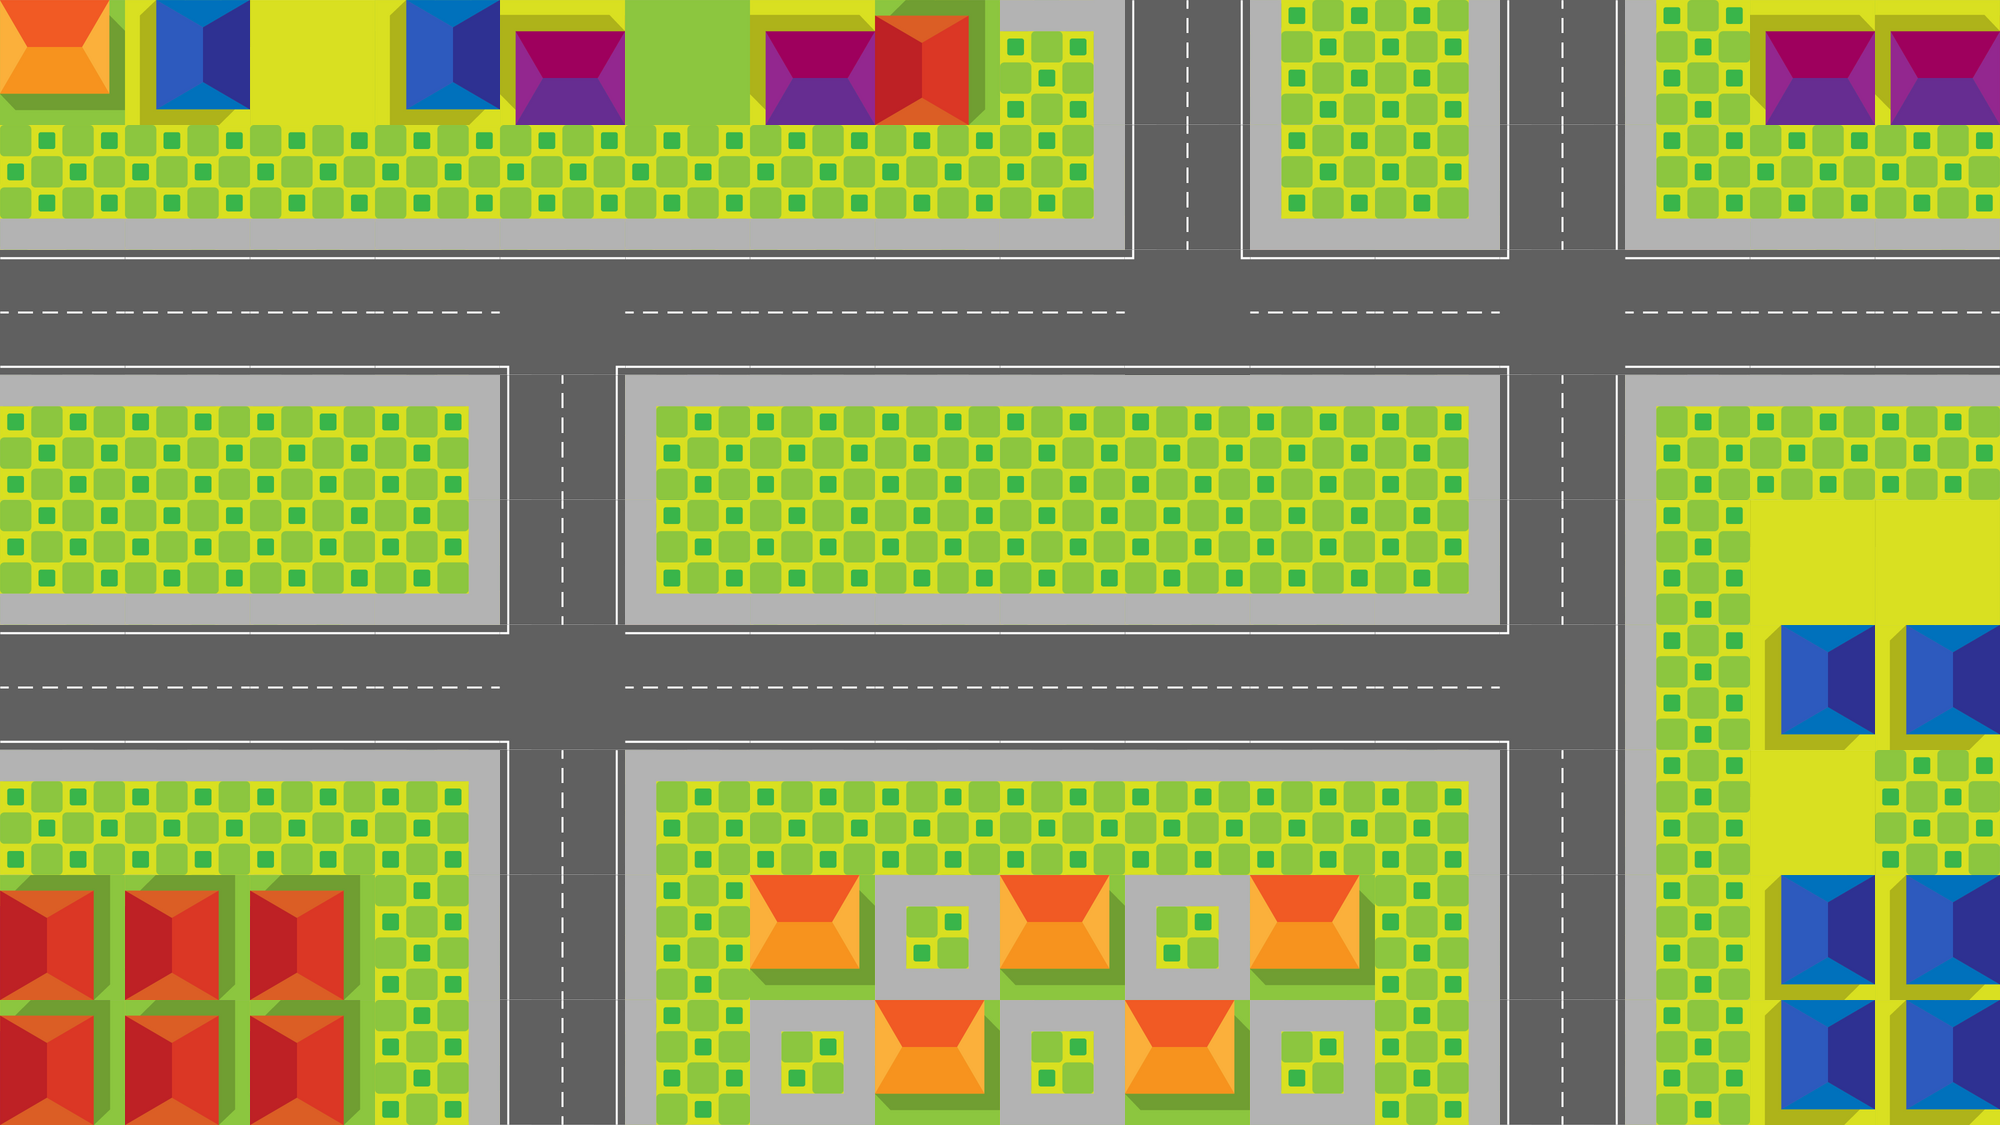

The image is a tile-based game level rendered from a .tmx file. Its description and source (layers, tilesets, objects; grid data summarised) follow:
An orthogonal 16x9 tile map with 125x125 px tiles, 1 tile layer (Livello tile 1) and 53 objects (23x path, 17x semaforo, 6x spawn, 3x incrocioA3, 2x incrocioA4).

<map version="1.4" tiledversion="1.4.1" orientation="orthogonal" renderorder="right-down" width="16" height="9" tilewidth="125" tileheight="125" infinite="0" nextlayerid="6" nextobjectid="58">
 <tileset firstgid="1" source="rsz_tiles_sheet-2.tsx" />
 <layer id="1" name="Livello tile 1" width="16" height="9" locked="1">
  <data>[144 cells, 144 non-empty, 22 distinct tile ids]</data>
 </layer>
 <objectgroup id="2" name="Paths">
  <object id="1" name="path" type="path" x="0" y="714" width="500">
   <properties>
    <property name="direzione" value="RIGHT" />
    <property name="paths" value="14,3,19" />
   </properties>
  </object>
  <object id="2" name="path" type="path" x="0" y="659" width="500">
   <properties>
    <property name="direzione" value="LEFT" />
    <property name="paths" value="" />
   </properties>
  </object>
  <object id="3" name="path" type="path" x="625" y="714" width="875">
   <properties>
    <property name="direzione" value="RIGHT" />
    <property name="paths" value="22,23" />
   </properties>
  </object>
  <object id="4" name="path" type="path" x="625" y="659" width="875">
   <properties>
    <property name="direzione" value="LEFT" />
    <property name="paths" value="19,2,14" />
   </properties>
  </object>
  <object id="5" name="path" type="path" x="0" y="341" width="500">
   <properties>
    <property name="direzione" value="RIGHT" />
    <property name="paths" value="7,20" />
   </properties>
  </object>
  <object id="6" name="path" type="path" x="0" y="283" width="500">
   <properties>
    <property name="direzione" value="" />
    <property name="paths" value="" />
   </properties>
  </object>
  <object id="7" name="path" type="path" x="625" y="341" width="500">
   <properties>
    <property name="direzione" value="RIGHT" />
    <property name="paths" value="27,11" />
   </properties>
  </object>
  <object id="8" name="path" type="path" x="625" y="283" width="500">
   <properties>
    <property name="direzione" value="LEFT" />
    <property name="paths" value="20,6" />
   </properties>
  </object>
  <object id="9" name="path" type="path" x="1625" y="341" width="375">
   <properties>
    <property name="direzione" value="RIGHT" />
    <property name="paths" value="" />
   </properties>
  </object>
  <object id="10" name="path" type="path" x="1625" y="283" width="375">
   <properties>
    <property name="direzione" value="LEFT" />
    <property name="paths" value="25,12,24" />
   </properties>
  </object>
  <object id="11" name="path" type="path" x="1250" y="341" width="250">
   <properties>
    <property name="direzione" value="RIGHT" />
    <property name="paths" value="25,24,9" />
   </properties>
  </object>
  <object id="12" name="path" type="path" x="1250" y="283" width="250">
   <properties>
    <property name="direzione" value="LEFT" />
    <property name="paths" value="27,8" />
   </properties>
  </object>
  <object id="13" name="path" type="path" x="592" y="750" height="375">
   <properties>
    <property name="direzione" value="UP" />
    <property name="paths" value="3,19,2" />
   </properties>
  </object>
  <object id="14" name="path" type="path" x="535" y="750" height="375">
   <properties>
    <property name="direzione" value="DOWN" />
    <property name="paths" value="" />
   </properties>
  </object>
  <object id="19" x="592" y="375" height="250">
   <properties>
    <property name="direzione" value="UP" />
    <property name="paths" value="7,6" />
   </properties>
  </object>
  <object id="20" name="path" type="path" x="533.917" y="375" height="250">
   <properties>
    <property name="direzione" value="DOWN" />
    <property name="paths" value="2,14,3" />
   </properties>
  </object>
  <object id="21" name="path" type="path" x="1592" y="750" height="375">
   <properties>
    <property name="direzione" value="UP" />
    <property name="paths" value="4,23" />
   </properties>
  </object>
  <object id="22" name="path" type="path" x="1535" y="750" height="375">
   <properties>
    <property name="direzione" value="DOWN" />
    <property name="paths" value="" />
   </properties>
  </object>
  <object id="23" name="path" type="path" x="1592" y="375" height="250">
   <properties>
    <property name="direzione" value="UP" />
    <property name="paths" value="9,25,12" />
   </properties>
  </object>
  <object id="24" name="path" type="path" x="1535" y="375" height="250">
   <properties>
    <property name="direzione" value="DOWN" />
    <property name="paths" value="4,22" />
   </properties>
  </object>
  <object id="25" name="path" type="path" x="1593.04" y="0" height="250">
   <properties>
    <property name="direzione" value="UP" />
    <property name="paths" value="" />
   </properties>
  </object>
  <object id="26" name="path" type="path" x="1534.96" y="0" height="250">
   <properties>
    <property name="direzione" value="DOWN" />
    <property name="paths" value="12,24,9" />
   </properties>
  </object>
  <object id="27" name="path" type="path" x="1217.04" y="0" height="250">
   <properties>
    <property name="direzione" value="UP" />
    <property name="paths" value="" />
   </properties>
  </object>
  <object id="28" name="path" type="path" x="1158.96" y="0" height="250">
   <properties>
    <property name="direzione" value="DOWN" />
    <property name="paths" value="8,11" />
   </properties>
  </object>
  <object id="39" type="spawn" x="2000" y="283">
   <properties>
    <property name="direzione" value="LEFT" />
    <property name="tir" type="bool" value="true" />
   </properties>
   <point />
  </object>
  <object id="40" type="spawn" x="1592" y="1125">
   <properties>
    <property name="direzione" value="UP" />
    <property name="tir" type="bool" value="true" />
   </properties>
   <point />
  </object>
 </objectgroup>
 <objectgroup id="5" name="TrafficLights" locked="1">
  <object id="41" type="semaforo" x="625" y="125" width="125" height="125">
   <properties>
    <property name="direzione" value="LEFT" />
    <property name="rotation" type="int" value="2" />
   </properties>
  </object>
  <object id="42" type="semaforo" x="375" y="375" width="125" height="125">
   <properties>
    <property name="direzione" value="RIGHT" />
    <property name="rotation" type="int" value="4" />
   </properties>
  </object>
  <object id="43" type="semaforo" x="625" y="375" width="125" height="125">
   <properties>
    <property name="direzione" value="UP" />
    <property name="rotation" type="int" value="3" />
   </properties>
  </object>
  <object id="44" type="semaforo" x="1000" y="125" width="125" height="125">
   <properties>
    <property name="direzione" value="DOWN" />
    <property name="rotation" type="int" value="1" />
   </properties>
  </object>
  <object id="45" type="semaforo" x="1250" y="125" width="125" height="125">
   <properties>
    <property name="direzione" value="LEFT" />
    <property name="rotation" type="int" value="2" />
   </properties>
  </object>
  <object id="46" type="semaforo" x="1000" y="375" width="125" height="125">
   <properties>
    <property name="direzione" value="RIGHT" />
    <property name="rotation" type="int" value="4" />
   </properties>
  </object>
  <object id="47" type="semaforo" x="1375" y="125.5" width="125" height="125">
   <properties>
    <property name="direzione" value="DOWN" />
    <property name="rotation" type="int" value="1" />
   </properties>
  </object>
  <object id="48" type="semaforo" x="1625" y="125" width="125" height="125">
   <properties>
    <property name="direzione" value="LEFT" />
    <property name="rotation" type="int" value="2" />
   </properties>
  </object>
  </objectgroup>
 <objectgroup id="3" name="Incroci" locked="1">
  <!-- 5 objects omitted --></objectgroup>
 <objectgroup id="4" name="SpawnPoints" locked="1">
  <!-- 5 objects omitted --></objectgroup>
</map>
<!-- 19 of 53 objects omitted -->
